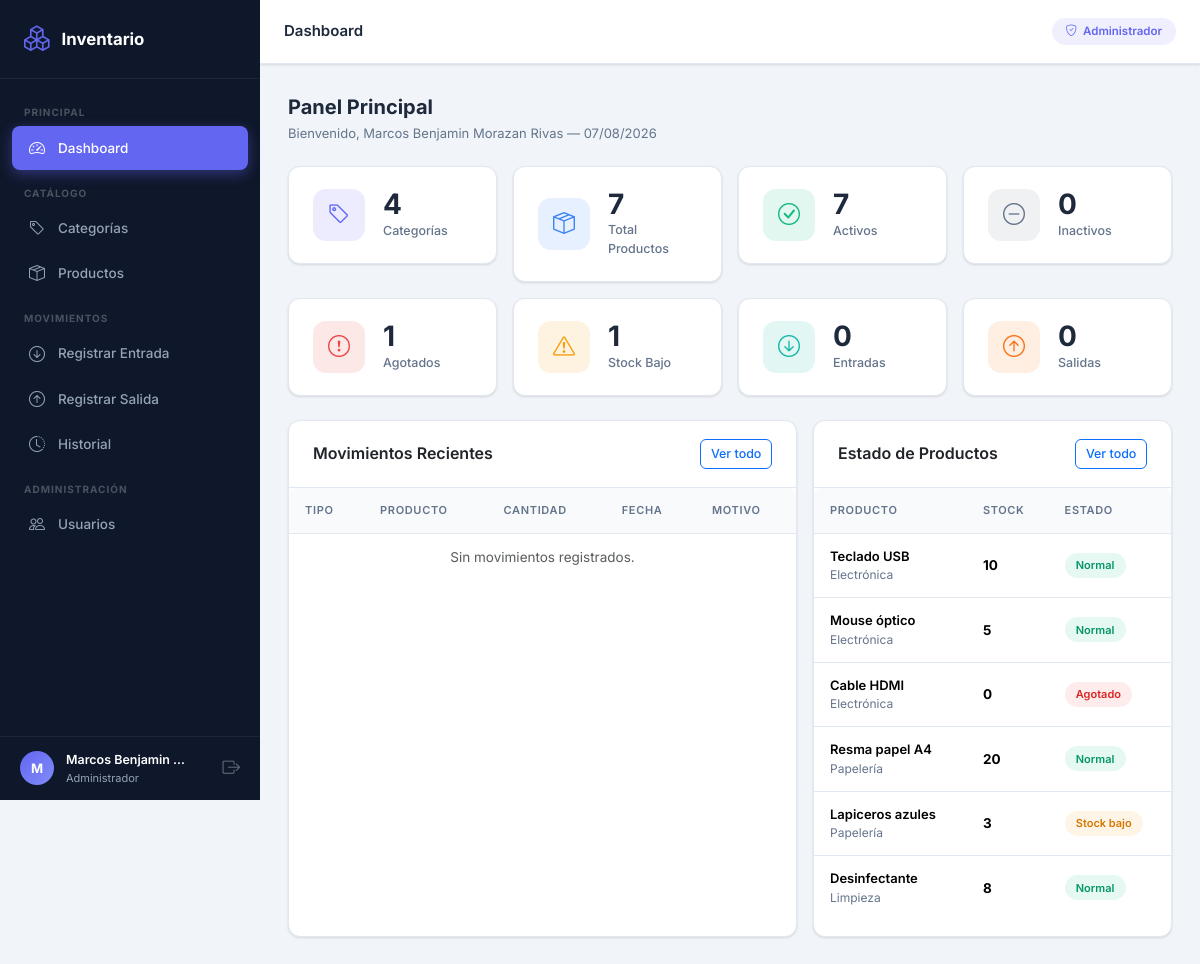
Page /modules/dashboard/index.php (signed in) on the committed database.
### tables this page shows
CREATE TABLE productos (
    id INT AUTO_INCREMENT PRIMARY KEY,
    codigo VARCHAR(50) NOT NULL UNIQUE,
    nombre VARCHAR(100) NOT NULL,
    descripcion TEXT,
    id_categoria INT NOT NULL,
    existencia_actual INT NOT NULL DEFAULT 0,
    existencia_minima INT NOT NULL DEFAULT 5,
    estado TINYINT(1) NOT NULL DEFAULT 1,
    created_at TIMESTAMP DEFAULT CURRENT_TIMESTAMP,
    FOREIGN KEY (id_categoria) REFERENCES categorias(id) ON DELETE RESTRICT ON UPDATE CASCADE
);

CREATE TABLE categorias (
    id INT AUTO_INCREMENT PRIMARY KEY,
    nombre VARCHAR(100) NOT NULL,
    descripcion TEXT,
    estado TINYINT(1) NOT NULL DEFAULT 1,
    created_at TIMESTAMP DEFAULT CURRENT_TIMESTAMP
);

### modules/dashboard/index.php (the view, shortened to what this page needs)
<?php
require_once __DIR__ . '/../../config/database.php';
$pageTitle   = 'Dashboard';
$activeModule = 'dashboard';
$totalCategorias    = $pdo->query('SELECT COUNT(*) FROM categorias')->fetchColumn();
$totalProductos     = $pdo->query('SELECT COUNT(*) FROM productos')->fetchColumn();
$productosActivos   = $pdo->query('SELECT COUNT(*) FROM productos WHERE estado = 1')->fetchColumn();
$productosInactivos = $pdo->query('SELECT COUNT(*) FROM productos WHERE estado = 0')->fetchColumn();
$productosAgotados  = $pdo->query('SELECT COUNT(*) FROM productos WHERE existencia_actual = 0 AND estado = 1')->fetchColumn();
$productosBajos     = $pdo->query('SELECT COUNT(*) FROM productos WHERE existencia_actual > 0 AND existencia_actual <= existencia_minima AND estado = 1')->fetchColumn();
$totalEntradas      = $pdo->query('SELECT COUNT(*) FROM entradas')->fetchColumn();
$totalSalidas       = $pdo->query('SELECT COUNT(*) FROM salidas')->fetchColumn();
$productosRecientes = $pdo->query('
    SELECT p.*, c.nombre AS cat FROM productos p
    JOIN categorias c ON p.id_categoria = c.id
    ORDER BY p.created_at DESC LIMIT 6
')->fetchAll();
$movimientosRecientes = $pdo->query("
    SELECT 'entrada' AS tipo, e.fecha, e.cantidad, e.motivo, p.nombre AS producto
    FROM entradas e
    JOIN productos p ON e.id_producto = p.id
    UNION ALL
    SELECT 'salida' AS tipo, s.fecha, s.cantidad, s.motivo, p.nombre AS producto
    FROM salidas s
    JOIN productos p ON s.id_producto = p.id
    ORDER BY fecha DESC LIMIT 8
")->fetchAll();
require_once __DIR__ . '/../../includes/header.php';
?>
<div class="page-header">
    <div>
        <div class="page-title">Panel Principal</div>
        <div class="page-subtitle">Bienvenido, <?= htmlspecialchars($_SESSION['usuario_nombre']) ?> &mdash; <?= date('d/m/Y') ?></div>
    </div>
</div>
<div class="row g-3 mb-4">
    <div class="col-6 col-lg-3">
        <div class="stat-card">
            <div class="stat-icon primary"><i class="bi bi-tag"></i></div>
            <div><div class="stat-value"><?= $totalCategorias ?></div><div class="stat-label">Categorías</div></div>
        </div>
    </div>
    <div class="col-6 col-lg-3">
        <div class="stat-card">
            <div class="stat-icon info"><i class="bi bi-box-seam"></i></div>
            <div><div class="stat-value"><?= $totalProductos ?></div><div class="stat-label">Total Productos</div></div>
        </div>
    </div>
    <div class="col-6 col-lg-3">
        <div class="stat-card">
            <div class="stat-icon success"><i class="bi bi-check-circle"></i></div>
            <div><div class="stat-value"><?= $productosActivos ?></div><div class="stat-label">Activos</div></div>
        </div>
    </div>
    <div class="col-6 col-lg-3">
        <div class="stat-card">
            <div class="stat-icon gray"><i class="bi bi-dash-circle"></i></div>
            <div><div class="stat-value"><?= $productosInactivos ?></div><div class="stat-label">Inactivos</div></div>
        </div>
    </div>
    <div class="col-6 col-lg-3">
        <div class="stat-card">
            <div class="stat-icon danger"><i class="bi bi-exclamation-circle"></i></div>
            <div><div class="stat-value"><?= $productosAgotados ?></div><div class="stat-label">Agotados</div></div>
        </div>
    </div>
    <div class="col-6 col-lg-3">
        <div class="stat-card">
            <div class="stat-icon warning"><i class="bi bi-exclamation-triangle"></i></div>
            <div><div class="stat-value"><?= $productosBajos ?></div><div class="stat-label">Stock Bajo</div></div>
        </div>
    </div>
    <div class="col-6 col-lg-3">
        <div class="stat-card">
            <div class="stat-icon teal"><i class="bi bi-arrow-down-circle"></i></div>
            <div><div class="stat-value"><?= $totalEntradas ?></div><div class="stat-label">Entradas</div></div>
        </div>
    </div>
    <div class="col-6 col-lg-3">
        <div class="stat-card">
            <div class="stat-icon orange"><i class="bi bi-arrow-up-circle"></i></div>
            <div><div class="stat-value"><?= $totalSalidas ?></div><div class="stat-label">Salidas</div></div>
        </div>
    </div>
</div>
<div class="row g-3">
    <div class="col-lg-7">
        <div class="card h-100">
            <div class="card-header d-flex align-items-center justify-content-between" style="background:transparent;border-bottom:1px solid var(--border-color);padding:1.125rem 1.5rem">
                <h6 class="mb-0" style="font-weight:600">Movimientos Recientes</h6>
                <a href="<?= BASE_URL ?>/modules/movimientos/index.php" class="btn btn-sm btn-outline-primary">Ver todo</a>
            </div>
            <div class="card-body p-0">
                <div class="table-responsive">
                    <table class="table">
                        <thead>
                            <tr>
                                <th>Tipo</th>
                                <th>Producto</th>
                                <th>Cantidad</th>
                                <th>Fecha</th>
                                <th>Motivo</th>
                            </tr>
                        </thead>
                        <tbody>
                            <?php if (empty($movimientosRecientes)): ?>
                            <tr><td colspan="5" class="text-center py-4 text-muted">Sin movimientos registrados.</td></tr>
                            <?php endif; ?>
                        </tbody>
                    </table>
                </div>
            </div>
        </div>
    </div>
    <div class="col-lg-5">
        <div class="card h-100">
            <div class="card-header d-flex align-items-center justify-content-between" style="background:transparent;border-bottom:1px solid var(--border-color);padding:1.125rem 1.5rem">
                <h6 class="mb-0" style="font-weight:600">Estado de Productos</h6>
                <a href="<?= BASE_URL ?>/modules/productos/index.php" class="btn btn-sm btn-outline-primary">Ver todo</a>
            </div>
            <div class="card-body p-0">
                <div class="table-responsive">
                    <table class="table">
                        <thead>
                            <tr><th>Producto</th><th>Stock</th><th>Estado</th></tr>
                        </thead>
                        <tbody>
                            <?php foreach ($productosRecientes as $p): ?>
                            <tr>
                                <td>
                                    <div style="font-weight:600;font-size:.8125rem"><?= htmlspecialchars($p['nombre']) ?></div>
                                    <div style="font-size:.75rem;color:var(--text-secondary)"><?= htmlspecialchars($p['cat']) ?></div>
                                </td>
                                <td><strong><?= $p['existencia_actual'] ?></strong></td>
                                <td>
                                    <?php if ($p['existencia_actual'] == 0): ?>
                                    <span class="bstatus b-agotado">Agotado</span>
                                    <?php elseif ($p['existencia_actual'] <= $p['existencia_minima']): ?>
                                    <span class="bstatus b-bajo">Stock bajo</span>
                                    <?php else: ?>
                                    <span class="bstatus b-normal">Normal</span>
                                    <?php endif; ?>
                                </td>
                            </tr>
                            <?php endforeach; ?>
                        </tbody>
                    </table>
                </div>
            </div>
        </div>
    </div>
</div>
<?php require_once __DIR__ . '/../../includes/footer.php'; ?>

### includes/header.php (shortened to what this page needs)
<?php
$_rol     = $_SESSION['usuario_rol'] ?? '';
$_nombre  = $_SESSION['usuario_nombre'] ?? '';
$_inicial = strtoupper(mb_substr($_nombre, 0, 1));
?>
<!DOCTYPE html>
<html lang="es">
<head>
    <link rel="stylesheet" href="https://cdn.jsdelivr.net/npm/bootstrap@5.3.3/dist/css/bootstrap.min.css">
    <link rel="stylesheet" href="https://cdn.jsdelivr.net/npm/bootstrap-icons@1.11.3/font/bootstrap-icons.css">
    <link rel="stylesheet" href="<?= BASE_URL ?>/assets/css/style.css">
</head>
<body>
<aside class="sidebar" id="sidebar">
    <div class="sidebar-header">
        <a href="<?= BASE_URL ?>/modules/dashboard/index.php" class="sidebar-logo">
            <i class="bi bi-boxes"></i>
            <span>Inventario</span>
        </a>
    </div>
    <ul class="sidebar-nav">
        <li class="sidebar-section">Principal</li>
        <li>
            <a href="<?= BASE_URL ?>/modules/dashboard/index.php" class="sidebar-link <?= ($activeModule ?? '') === 'dashboard' ? 'active' : '' ?>">
                <i class="bi bi-speedometer2"></i><span>Dashboard</span>
            </a>
        </li>
        <li class="sidebar-section">Catálogo</li>
        <?php if ($_rol === 'admin'): ?>
        <li>
            <a href="<?= BASE_URL ?>/modules/categorias/index.php" class="sidebar-link <?= ($activeModule ?? '') === 'categorias' ? 'active' : '' ?>">
                <i class="bi bi-tag"></i><span>Categorías</span>
            </a>
        </li>
        <?php endif; ?>
        <li>
            <a href="<?= BASE_URL ?>/modules/productos/index.php" class="sidebar-link <?= ($activeModule ?? '') === 'productos' ? 'active' : '' ?>">
                <i class="bi bi-box-seam"></i><span>Productos</span>
            </a>
        </li>
        <li class="sidebar-section">Movimientos</li>
        <li>
            <a href="<?= BASE_URL ?>/modules/entradas/crear.php" class="sidebar-link <?= ($activeModule ?? '') === 'entradas' ? 'active' : '' ?>">
                <i class="bi bi-arrow-down-circle"></i><span>Registrar Entrada</span>
            </a>
        </li>
        <li>
            <a href="<?= BASE_URL ?>/modules/salidas/crear.php" class="sidebar-link <?= ($activeModule ?? '') === 'salidas' ? 'active' : '' ?>">
                <i class="bi bi-arrow-up-circle"></i><span>Registrar Salida</span>
            </a>
        </li>
        <li>
            <a href="<?= BASE_URL ?>/modules/movimientos/index.php" class="sidebar-link <?= ($activeModule ?? '') === 'movimientos' ? 'active' : '' ?>">
                <i class="bi bi-clock-history"></i><span>Historial</span>
            </a>
        </li>
        <?php if ($_rol === 'admin'): ?>
        <li class="sidebar-section">Administración</li>
        <li>
            <a href="<?= BASE_URL ?>/modules/usuarios/index.php" class="sidebar-link <?= ($activeModule ?? '') === 'usuarios' ? 'active' : '' ?>">
                <i class="bi bi-people"></i><span>Usuarios</span>
            </a>
        </li>
        <?php endif; ?>
    </ul>
    <div class="sidebar-footer">
        <div class="sidebar-avatar"><?= $_inicial ?></div>
        <div style="flex:1;min-width:0">
            <div class="sidebar-user-name"><?= htmlspecialchars($_nombre) ?></div>
            <div class="sidebar-user-role"><?= $_rol === 'admin' ? 'Administrador' : 'Operador' ?></div>
        </div>
        <a href="<?= BASE_URL ?>/modules/auth/logout.php" class="sidebar-logout" title="Cerrar sesión">
            <i class="bi bi-box-arrow-right"></i>
        </a>
    </div>
</aside>
<div class="main-wrapper">
    <nav class="topbar">
        <div class="topbar-title"><?= htmlspecialchars($pageTitle ?? '') ?></div>
        <div class="topbar-right">
            <span class="role-badge <?= $_rol === 'admin' ? 'role-admin' : 'role-operador' ?>">
                <i class="bi bi-<?= $_rol === 'admin' ? 'shield-check' : 'person' ?>"></i>
                <?= $_rol === 'admin' ? 'Administrador' : 'Operador' ?>
            </span>
        </div>
    </nav>
    <div class="content-area">

### includes/footer.php (shortened to what this page needs)
    </div>
</div>
</body>
</html>

### rows in the picture
productos: nombre "Teclado USB", id_categoria.nombre "Electrónica", existencia_actual "10", existencia_minima "Normal"
productos: nombre "Mouse óptico", id_categoria.nombre "Electrónica", existencia_actual "5", existencia_minima "Normal"
productos: nombre "Cable HDMI", id_categoria.nombre "Electrónica", existencia_actual "0", shows "Agotado"
productos: nombre "Resma papel A4", id_categoria.nombre "Papelería", existencia_actual "20", existencia_minima "Normal"
productos: nombre "Lapiceros azules", id_categoria.nombre "Papelería", existencia_actual "3", existencia_minima "Stock bajo"
productos: nombre "Desinfectante", id_categoria.nombre "Limpieza", existencia_actual "8", existencia_minima "Normal"

### other values in the picture
$_inicial "M"
$_nombre "Marcos Benjamin…"
$pageTitle "Dashboard"
$_SESSION['usuario_nombre'] "Marcos Benjamin Morazan Rivas"
$totalCategorias "4"
$totalProductos "7"
$productosActivos "7"
$productosInactivos "0"
$productosAgotados "1"
$productosBajos "1"
$totalEntradas "0"
$totalSalidas "0"
